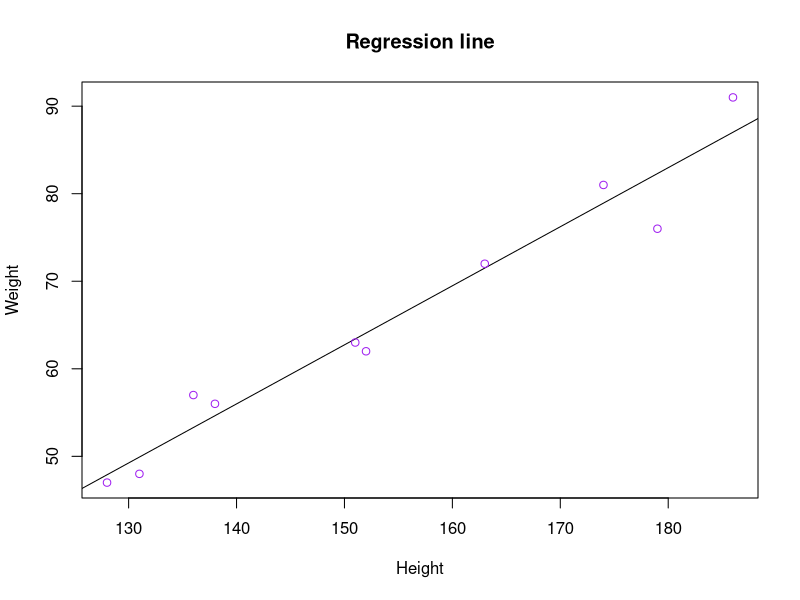

Generate this figure with R:
x <- c(151, 174, 138, 186, 128, 136, 179, 163, 152, 131)
y <- c(63, 81, 56, 91, 47, 57, 76, 72, 62, 48)

relation <- lm(y~x)

plot(x, y, abline(relation), main = "Regression line", xlab = "Height", ylab = "Weight", col = "purple")